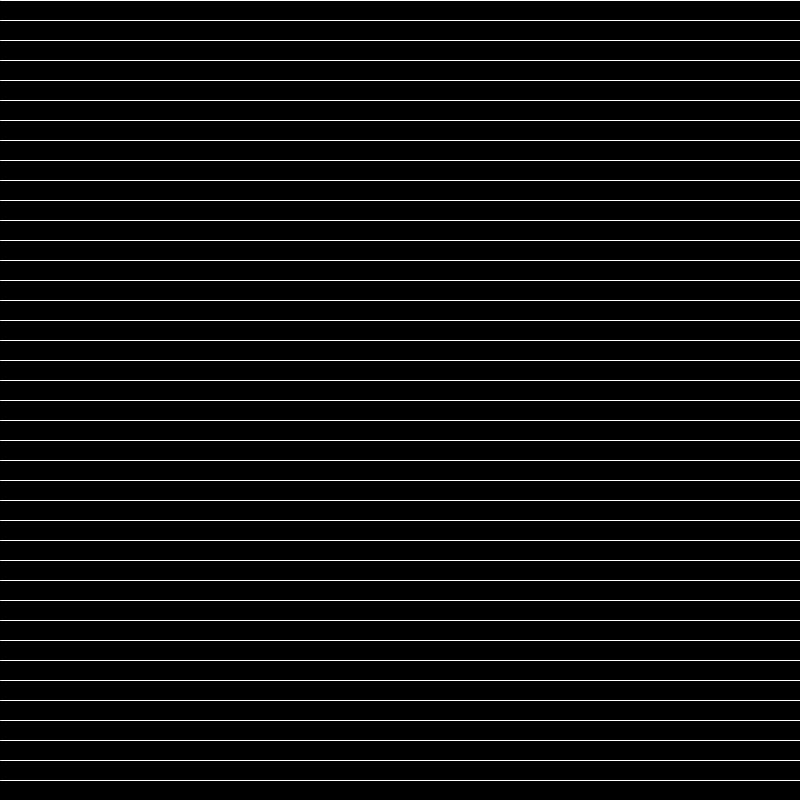
Frame 1 (no input)
Frame 60 (the mouse pressed at the canvas centre just before this capture): identical to frame 1, image omitted
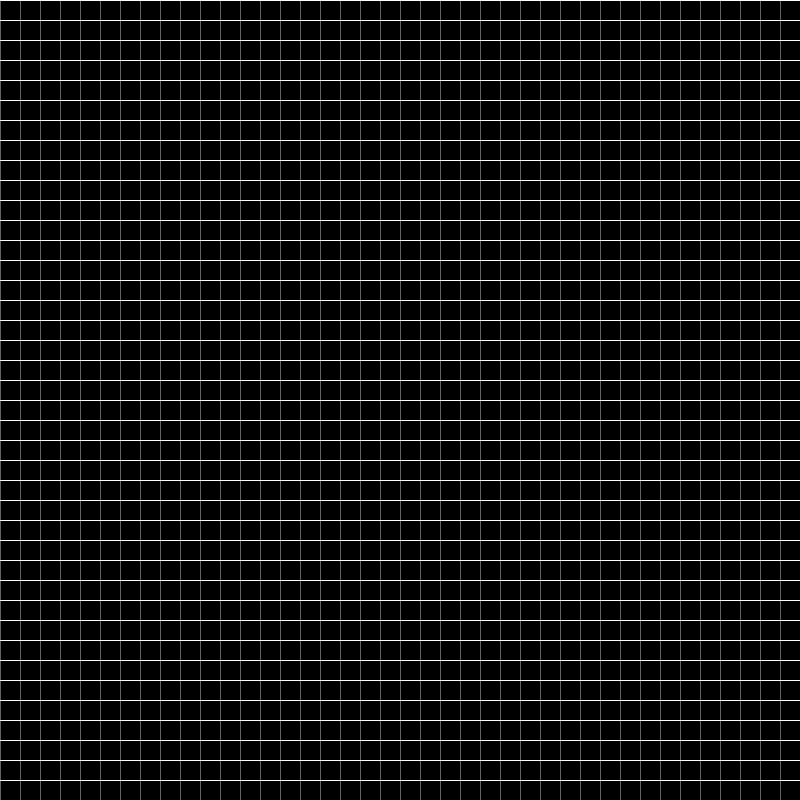
Frame 120 (the mouse held since frame 60 and released just before this capture)

The Processing sketch that drew these frames (run headless with seeded random() and noise(); from frame 60 on, the mouse is pressed at the canvas centre):

// Processing sketch: LSI_030_forLoop_lineVertHorizont
// ── LSI_030_forLoop_lineVertHorizont.pde



void setup(){
size(800,800);  
  
}

void draw(){
 
background(0);

noFill();

  
for (int i=0; i<width; i=i+20){ 
  stroke(mouseX/4);
  line(i,0,i,height);  
}

stroke(255);
for (int i=0; i<height; i=i+20){  
  line(0,i,width,i);  
}
  
}
